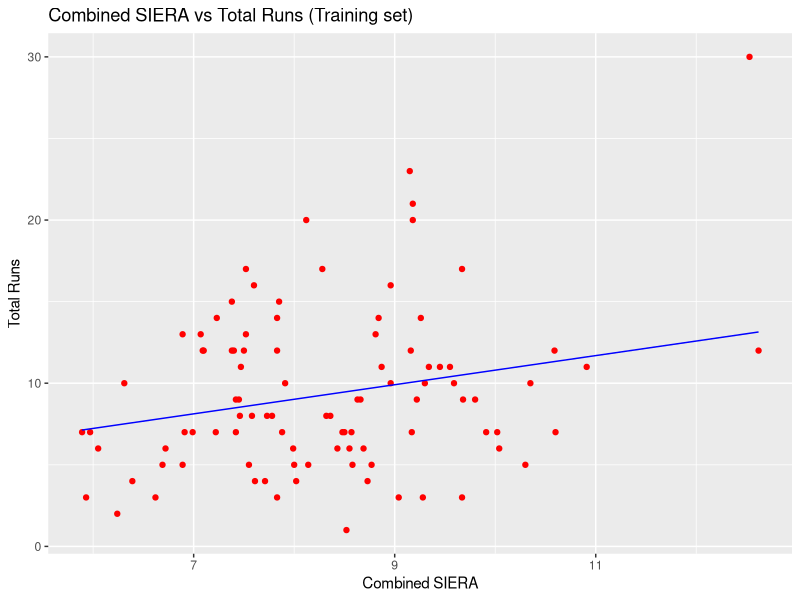
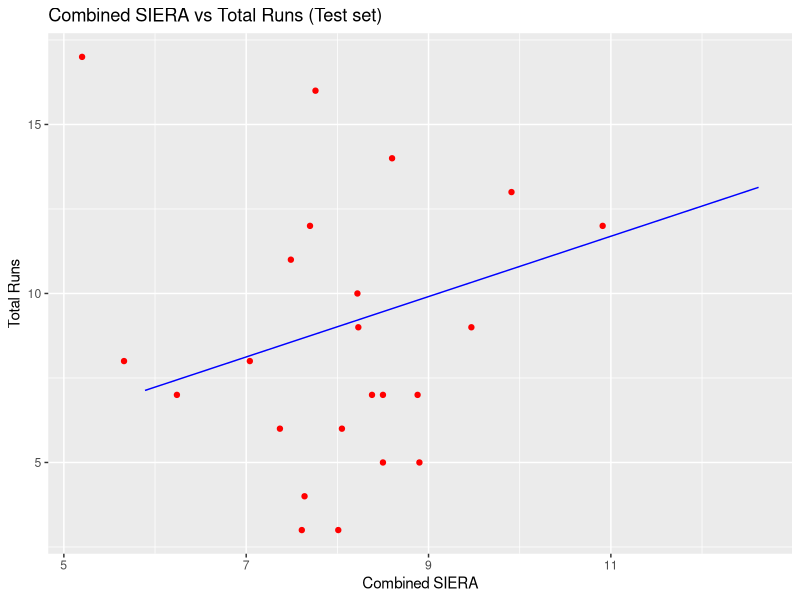

Source code (R) for these figures, in order:
# MLB Linear Regression

# Importing the dataset
dataset = read.csv('WSox_OverUnder_Data.csv')

# Encoding categorical data
dataset$State = factor(dataset$HomeAway,
                       levels = c('Away', 'Home'),
                       labels = c(1, 2))


# Splitting the dataset into the Training set and Test set
# install.packages('caTools')
library(caTools)
set.seed(123)
split = sample.split(dataset$TotalRuns, SplitRatio = 0.8)
training_set = subset(dataset, split == TRUE)
test_set = subset(dataset, split == FALSE)

# Feature Scaling
# training_set = scale(training_set)
# test_set = scale(test_set)

# Fitting Multiple Linear Regression to the Training set
#regressor = lm(formula = Profit ~ .,
#               data = training_set)

# Predicting the Test set results
#y_pred = predict(regressor, newdata = test_set)

# Build the optimal model using Backward Elimination (Significance level = 0.05)
# Remove each variable with p-value below SL and re-run regression until only
# statistically significant variables remain
regressor = lm(formula = TotalRuns ~ SIERA,
               data = dataset)
# Show summary of regressor
summary(regressor)

# Compare actual vs predicted run totals
datasetTraining = data.frame(ActualRuns = training_set$TotalRuns, 
                      PredictedRuns = predict(regressor, newdata = training_set),
                      RunLine = training_set$OverUnder)

datasetTesting = data.frame(ActualRuns = test_set$TotalRuns, 
                             PredictedRuns = predict(regressor, newdata = test_set),
                             RunLine = test_set$OverUnder)

# Export prediction results
write.csv(datasetTraining, file = 'mlb-prediction-results-train.csv')
write.csv(datasetTesting, file = 'mlb-prediction-results-test.csv')


# Visualising the Training set results
library(ggplot2)
ggplot() +
  geom_point(aes(x = training_set$SIERA, y = training_set$TotalRuns),
             colour = 'red') +
  geom_line(aes(x = training_set$SIERA, y = predict(regressor, newdata = training_set)),
            colour = 'blue') +
  ggtitle('Combined SIERA vs Total Runs (Training set)') +
  xlab('Combined SIERA') +
  ylab('Total Runs')

# Visualising the Test set results
library(ggplot2)
ggplot() +
  geom_point(aes(x = test_set$SIERA, y = test_set$TotalRuns),
             colour = 'red') +
  geom_line(aes(x = training_set$SIERA, y = predict(regressor, newdata = training_set)),
            colour = 'blue') +
  ggtitle('Combined SIERA vs Total Runs (Test set)') +
  xlab('Combined SIERA') +
  ylab('Total Runs')
